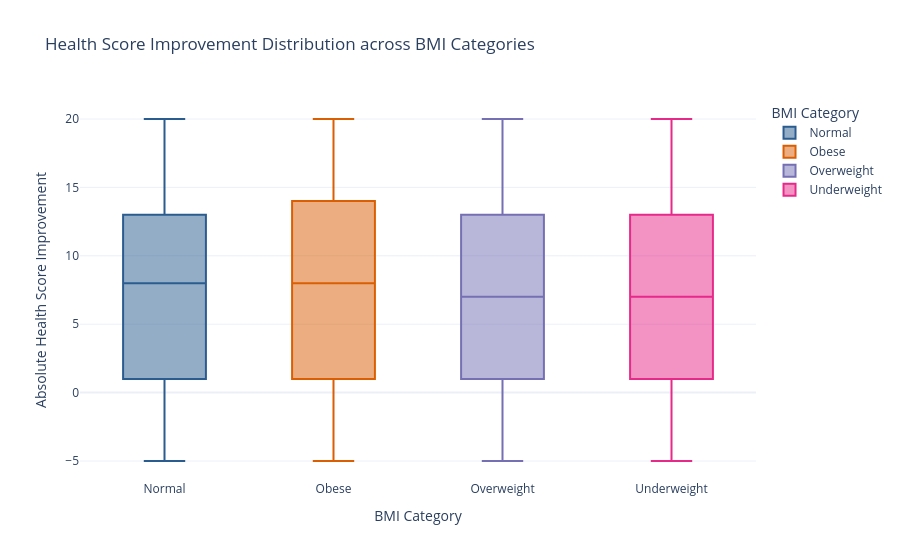

This figure's notebook cell:
### Code cell
fig = px.box(
    df, 
    x='BMI_Category', 
    y='Improvement', 
    color='BMI_Category',
    color_discrete_sequence=["#2b5c8f","#d95f02","#7570b3","#e7298a"],
    title='Health Score Improvement Distribution across BMI Categories',
    labels={'Improvement': 'Absolute Health Score Improvement', 'BMI_Category': 'BMI Category'},
    template='plotly_white'
)
fig.show()

### Figure 1 — Plotly figure (JSON) as saved in the notebook; plotly's stock layout.template omitted (floating-point values rounded to 4 significant figures; data arrays with more than 128 entries replaced by an {"elided": "..."} marker saying what was removed)
{"data": [{"alignmentgroup": "True", "hovertemplate": "BMI Category=%{x}<br>Absolute Health Score Improvement=%{y}<extra></extra>", "legendgroup": "Normal", "marker": {"color": "#2b5c8f"}, "name": "Normal", "notched": false, "offsetgroup": "Normal", "orientation": "v", "showlegend": true, "type": "box", "x": {"elided": "2191 str values"}, "x0": " ", "xaxis": "x", "y": {"elided": "2191 int values"}, "y0": " ", "yaxis": "y"}, {"alignmentgroup": "True", "hovertemplate": "BMI Category=%{x}<br>Absolute Health Score Improvement=%{y}<extra></extra>", "legendgroup": "Obese", "marker": {"color": "#d95f02"}, "name": "Obese", "notched": false, "offsetgroup": "Obese", "orientation": "v", "showlegend": true, "type": "box", "x": {"elided": "525 str values"}, "x0": " ", "xaxis": "x", "y": {"elided": "525 int values"}, "y0": " ", "yaxis": "y"}, {"alignmentgroup": "True", "hovertemplate": "BMI Category=%{x}<br>Absolute Health Score Improvement=%{y}<extra></extra>", "legendgroup": "Overweight", "marker": {"color": "#7570b3"}, "name": "Overweight", "notched": false, "offsetgroup": "Overweight", "orientation": "v", "showlegend": true, "type": "box", "x": {"elided": "2019 str values"}, "x0": " ", "xaxis": "x", "y": {"elided": "2019 int values"}, "y0": " ", "yaxis": "y"}, {"alignmentgroup": "True", "hovertemplate": "BMI Category=%{x}<br>Absolute Health Score Improvement=%{y}<extra></extra>", "legendgroup": "Underweight", "marker": {"color": "#e7298a"}, "name": "Underweight", "notched": false, "offsetgroup": "Underweight", "orientation": "v", "showlegend": true, "type": "box", "x": {"elided": "265 str values"}, "x0": " ", "xaxis": "x", "y": {"elided": "265 int values"}, "y0": " ", "yaxis": "y"}], "layout": {"boxmode": "overlay", "legend": {"title": {"text": "BMI Category"}, "tracegroupgap": 0}, "title": {"text": "Health Score Improvement Distribution across BMI Categories"}, "xaxis": {"anchor": "y", "categoryarray": ["Normal", "Obese", "Overweight", "Underweight"], "categoryorder": "array", "domain": [0, 1], "title": {"text": "BMI Category"}}, "yaxis": {"anchor": "x", "domain": [0, 1], "title": {"text": "Absolute Health Score Improvement"}}}}
